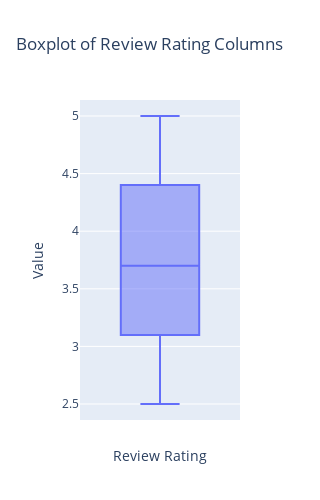

The code cell stored with this chart in its notebook:
### Code cell
# 모든 컬럼이 이상치가 없음 
# Review Rating 컬럼이 잘 안보이므로 Review Rating만 따로 한 번 보기 -> 이것도 역시 이상치 없음

fig = px.box(df, y='Review Rating', 
             title='Boxplot of Review Rating Columns',
             width=300, height=500)  

fig.update_layout(xaxis_title='Review Rating', yaxis_title='Value')  
fig.show()

### Figure 1 — Plotly figure (JSON) as saved in the notebook; plotly's stock layout.template omitted (floating-point values rounded to 4 significant figures; data arrays with more than 128 entries replaced by an {"elided": "..."} marker saying what was removed)
{"data": [{"alignmentgroup": "True", "hovertemplate": "Review Rating=%{y}<extra></extra>", "legendgroup": "", "marker": {"color": "#636efa"}, "name": "", "notched": false, "offsetgroup": "", "orientation": "v", "showlegend": false, "type": "box", "x0": " ", "xaxis": "x", "y": {"elided": "3900 float values"}, "y0": " ", "yaxis": "y"}], "layout": {"boxmode": "group", "height": 500, "legend": {"tracegroupgap": 0}, "title": {"text": "Boxplot of Review Rating Columns"}, "width": 300, "xaxis": {"anchor": "y", "autorange": true, "domain": [0, 1], "range": [-0.5, 0.5], "title": {"text": "Review Rating"}, "type": "category"}, "yaxis": {"anchor": "x", "autorange": true, "domain": [0, 1], "range": [2.361, 5.139], "title": {"text": "Value"}, "type": "linear"}}}
